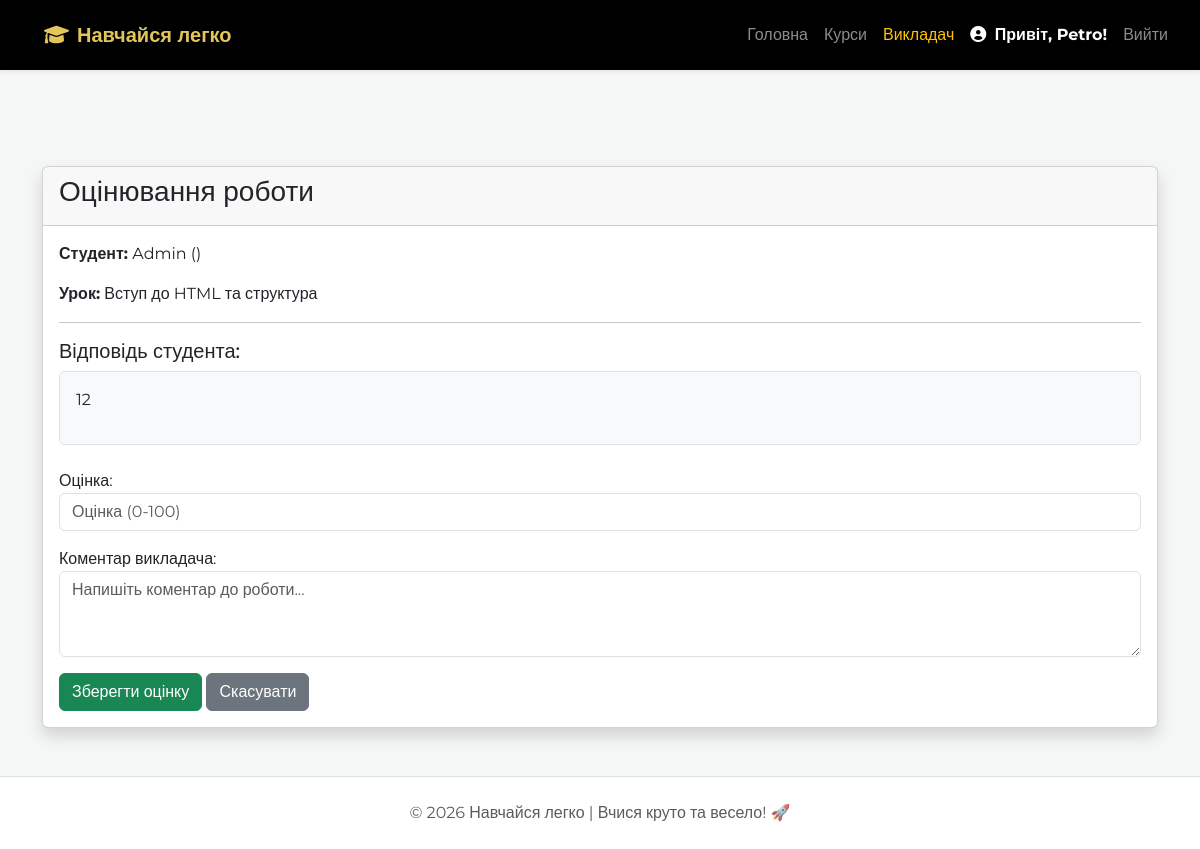
/submission/1/grade/ (signed in), run on an earlier commit of the app's database.
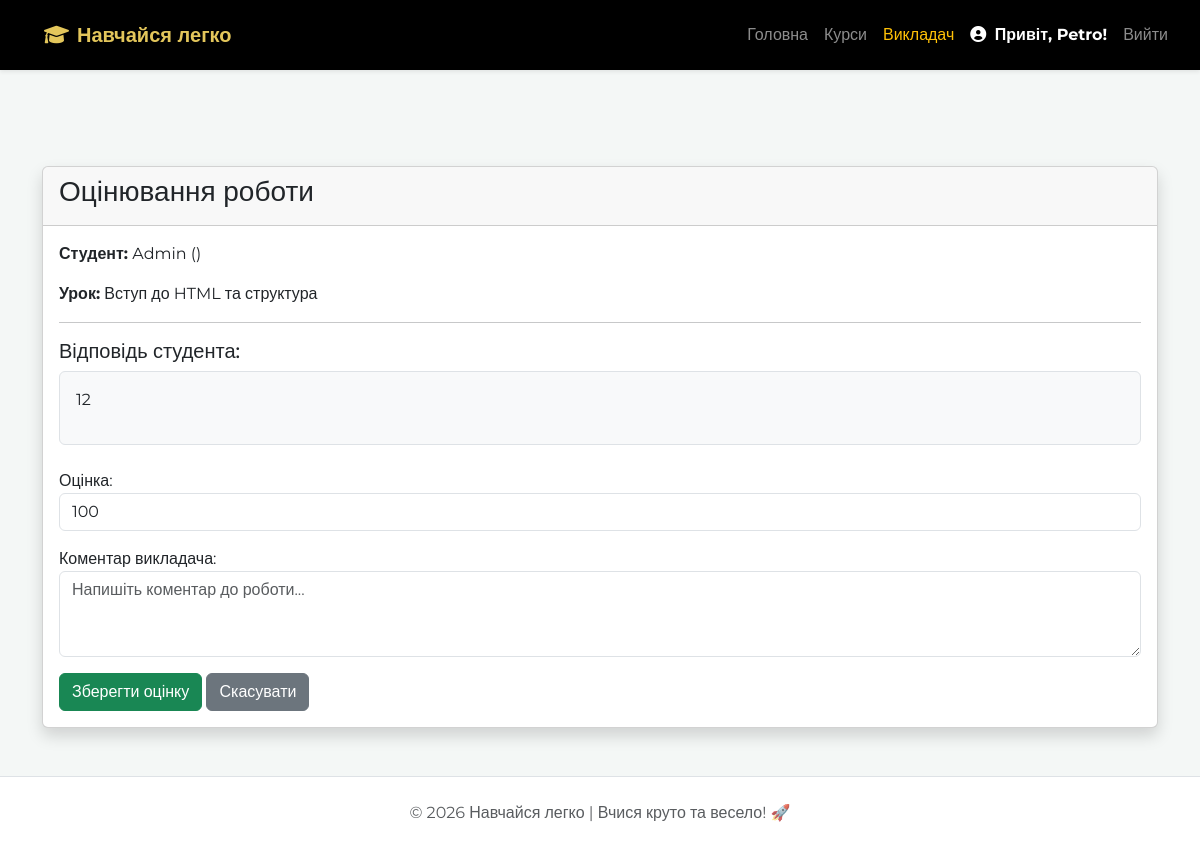
And on a later commit of the database.
### core/models.py (models this page shows, shortened)
class Submission(models.Model):
    lesson = models.ForeignKey(Lesson, on_delete=models.CASCADE)
    student = models.ForeignKey(settings.AUTH_USER_MODEL, on_delete=models.CASCADE)
    text = models.TextField(verbose_name="Ваша відповідь")
    grade = models.PositiveIntegerField(null=True, blank=True, verbose_name="Оцінка")
    feedback = models.TextField(blank=True, verbose_name="Коментар викладача")
    created_at = models.DateTimeField(auto_now_add=True)

class CustomUser(AbstractUser):
    ROLE_CHOICES = (
        ('student', 'Студент'),
        ('teacher', 'Викладач'),
        ('admin','Адміністратор'),
    )
    role = models.CharField(max_length=10, choices=ROLE_CHOICES, default='student', verbose_name="Роль")

class Lesson(models.Model):
    module = models.ForeignKey(Module, related_name='lessons', on_delete=models.CASCADE)
    title = models.CharField(max_length=200, verbose_name="Тема уроку")
    content = RichTextField(blank=True, null=True)
    video_url = models.URLField(blank=True, null=True, verbose_name="Посилання на відео (YouTube)")
    image = models.ImageField(upload_to='lesson_images/', blank=True, null=True, verbose_name="Зображення")

### core/views.py (the view)
# urls.py: path('submission/<int:submission_id>/grade/', views.grade_submission, name='grade_submission'),
@login_required
def grade_submission(request, submission_id):
    if request.user.role not in ['teacher', 'admin']:
        return redirect('home')
    submission = get_object_or_404(Submission, id=submission_id)
    if request.method == 'POST':
        form = GradingForm(request.POST, instance=submission)
        if form.is_valid():
            form.save()
            return redirect('teacher_dashboard')
    else:
        form = GradingForm(instance=submission)
    return render(request, 'grade_submission.html', {'form': form, 'submission': submission})

### core/forms.py
class GradingForm(forms.ModelForm):
    class Meta:
        model = Submission
        fields = ['grade', 'feedback']
        widgets = {
            'feedback': forms.Textarea(attrs={
                'class': 'form-control',
                'rows': 3,
                'placeholder': "Напишіть коментар до роботи..."
            }),
            'grade': forms.NumberInput(attrs={
                'class': 'form-control',
                'placeholder': "Оцінка (0-100)",
                'min': 0,
                'max': 100
            })
        }
        labels = {
            'grade': 'Оцінка',
            'feedback': 'Коментар викладача'
        }

### templates/grade_submission.html (shortened to what this page needs)
{% extends "base.html" %}
{% block content %}
<main class="py-5 mt-5">
    <div class="container">
        <div class="card shadow">
            <div class="card-header">
                <h3>Оцінювання роботи</h3>
            </div>
            <div class="card-body">
                <p><strong>Студент:</strong> {{ submission.student.username }} ({{ submission.student.get_full_name }})</p>
                <p><strong>Урок:</strong> {{ submission.lesson.title }}</p>
                <hr>
                <h5>Відповідь студента:</h5>
                <div class="p-3 bg-light border rounded mb-4">
                    {{ submission.text|linebreaks }}
                </div>
                <form method="post">
                    {{ form.as_p }}
                    <button type="submit" class="btn btn-success">Зберегти оцінку</button>
                    <a href="{% url 'course_detail' submission.lesson.module.course.id %}" class="btn btn-secondary">Скасувати</a>
                </form>
            </div>
        </div>
    </div>
</main>
{% endblock %}

What changed in the data, as far as the page shows it:
changed Submission "Admin": grade (not shown) → "100"
